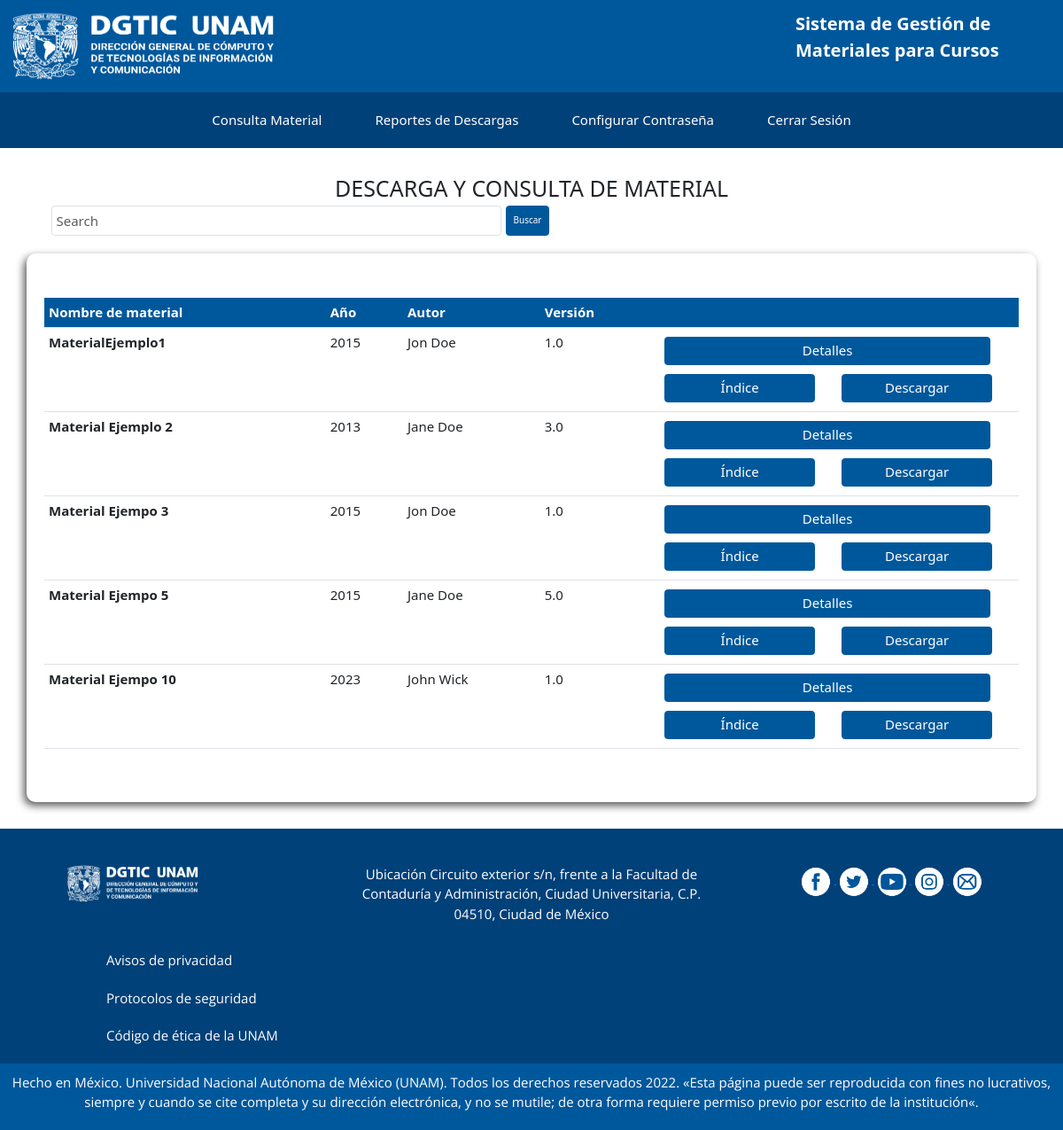
Before: /view/CE/CE-manage-material.php with the older database file.
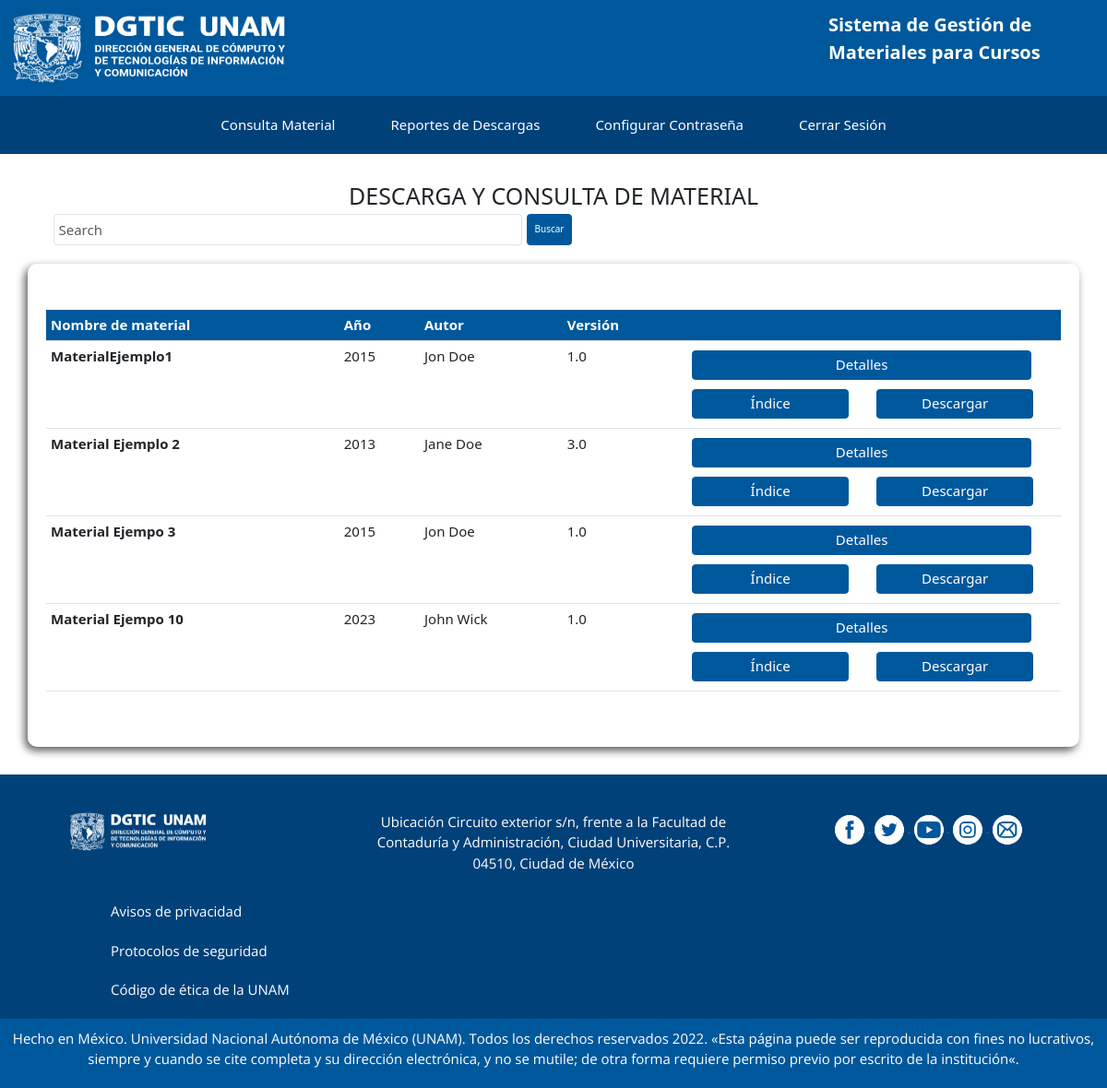
After: the same page with the newer database file.
### tables this page shows
CREATE TABLE `material` (
  `Material_Id` int(11) NOT NULL,
  `MaterialNombre` varchar(255) NOT NULL,
  `MaterialEstado` tinyint(1) NOT NULL DEFAULT 1,
  `MaterialISBN` varchar(100) DEFAULT NULL,
  `MaterialTiraje` int(11) DEFAULT NULL,
  `MaterialAutor` varchar(100) NOT NULL,
  `MaterialVersion` varchar(50) NOT NULL,
  `MaterialEdicion` int(11) DEFAULT NULL,
  `MaterialPaginas` int(11) DEFAULT NULL,
  `Area_Id` int(11) NOT NULL,
  `MaterialPDF` varchar(255) NOT NULL,
  `MaterialIndice` varchar(255) NOT NULL
);

### models/Qselect/select-material.php (called while the page is built, shortened)
<?php
    class SelectMaterials{
        public $connection;
        public function __construct()
        {
            $this -> connection = new Conexion();
        }
        public function getMaterials(){
            try {
                $connect = $this->connection -> conectar();
                $connect->setAttribute(PDO::ATTR_ERRMODE, PDO::ERRMODE_EXCEPTION);
                $query = "SELECT Material_Id, MaterialNombre, MaterialEstado, MaterialISBN, MaterialTiraje, MaterialAutor, MaterialVersion, MaterialEdicion, MaterialPaginas, MaterialPDF, MaterialIndice, secciones.SeccionNombre, area.AreaNombre FROM material JOIN area ON material.Area_Id=area.Area_Id JOIN secciones ON area.Seccion_Id=secciones.Seccion_Id WHERE MaterialEstado = True;";
                $queryP = $connect -> prepare($query);
                $queryP -> execute();
                $resultado = $queryP->fetchAll(PDO::FETCH_ASSOC);
            } catch (PDOException $ex) {
                echo 'Error: ' .$ex->getMessage() . die();
            }
            return $resultado;
        }
    }
?>

### view/layouts/templates/manage-material-templateCE.php (the view, shortened to what this page needs)
<div class="container sombra gestionar-material">
    <table class="table">
        <thead class="encabezado">
            <tr>
                <th scope="col">Nombre de material</th>
                <th scope="col">Año</th>
                <th scope="col">Autor</th>
                <th scope="col">Versión</th>
                <th scope="col"> </th>
            </tr>
        </thead>
        <tbody>
            <?php
            foreach ($infoMaterials as $infoMaterials) {
                $i = $i + 1; ?>
                <tr scope="col">
                    <th><?php echo $infoMaterials['MaterialNombre']; ?></th>
                    <td><?php echo $infoMaterials['MaterialEdicion']; ?></td>
                    <td><?php echo $infoMaterials['MaterialAutor']; ?></td>
                    <td><?php echo $infoMaterials['MaterialVersion']; ?></td>
                    <td>
                        <button type="button" class="btn btn-primary btn-tabla btn-CE" data-bs-toggle="modal" data-bs-target="#staticBackdrop<?php echo $infoMaterials['Material_Id']; ?>" value=<?php echo $infoMaterials['Material_Id']; ?>>
                            Detalles
                        </button>
                        <div class="btn-tabla-container">
                            <a href=<?php echo $infoMaterials['MaterialIndice']; ?>>
                                <button type="button" class="btn btn-primary btn-tabla">Índice</button>
                            </a>
                            <button type="button" class="btn btn-primary btn-tabla">Descargar</button>
                        </div>
                    </td>
                </tr>
            <?php } ?>
        </tbody>
    </table>
</div>

Changed rows visible on the page:
no longer on this page (row edited): material: MaterialNombre "Material Ejempo 5", MaterialEdicion "2015", MaterialAutor "Jane Doe", MaterialVersion "5.0", $infoMaterials['Material_Id'] 4 (drawn)
